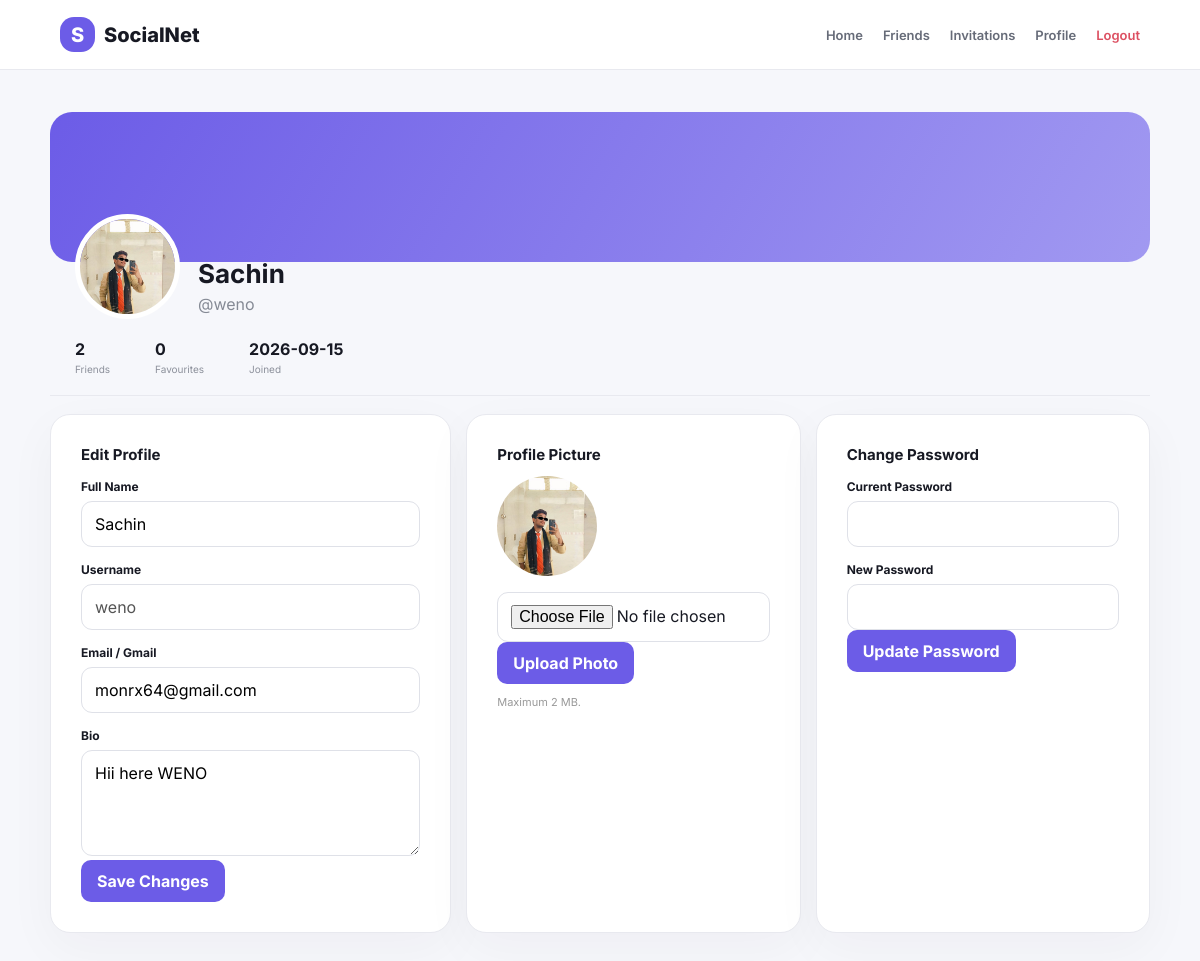
Screenshot of /profile (signed in) with the database file from the repository.
### tables this page shows
CREATE TABLE users (
    id INTEGER PRIMARY KEY AUTOINCREMENT,
    name TEXT NOT NULL,
    username TEXT NOT NULL COLLATE NOCASE UNIQUE,
    email TEXT NOT NULL COLLATE NOCASE UNIQUE,
    password_hash TEXT NOT NULL,
    bio TEXT DEFAULT '',
    profile_picture TEXT NOT NULL DEFAULT 'default-avatar.svg',
    is_blocked INTEGER NOT NULL DEFAULT 0,
    created_at TEXT NOT NULL DEFAULT CURRENT_TIMESTAMP
);

### app.py (the view)
@app.route("/profile")
@login_required
def profile():
    uid = session["user_id"]
    con = get_db()
    user = con.execute("SELECT * FROM users WHERE id=?", (uid,)).fetchone()
    friends_count = con.execute("SELECT COUNT(*) FROM friendships WHERE user_id=?", (uid,)).fetchone()[0]
    fav_count = con.execute("SELECT COUNT(*) FROM favourites WHERE user_id=?", (uid,)).fetchone()[0]
    con.close()
    return render_template("profile.html", user=user, friends_count=friends_count, fav_count=fav_count)

### app.py (called while the page is built)
def get_db():
    con = sqlite3.connect(DB_PATH)
    con.row_factory = sqlite3.Row
    con.execute("PRAGMA foreign_keys = ON")
    return con

def login_required(view):
    @wraps(view)
    def wrapped(*args, **kwargs):
        if "user_id" not in session:
            flash("Please log in to continue.", "error")
            return redirect(url_for("login"))
        return view(*args, **kwargs)
    return wrapped

@app.context_processor
def common_context():
    pending = 0
    if "user_id" in session:
        con = get_db()
        pending = con.execute(
            "SELECT COUNT(*) FROM friend_requests WHERE receiver_id=? AND status='pending'",
            (session["user_id"],)
        ).fetchone()[0]
        con.close()
    return {"pending_count": pending, "logged_in": "user_id" in session}

### templates/profile.html
{% extends "base.html" %}{% block title %}Profile · SocialNet{% endblock %}
{% block content %}<div class="wrap profile"><section class="cover"></section><section class="profile-head"><img src="{{ url_for('static',filename='uploads/'+user['profile_picture']) }}"><div><h1>{{ user['name'] }}</h1><p>@{{ user['username'] }}</p></div></section><div class="stats"><div><b>{{ friends_count }}</b><span>Friends</span></div><div><b>{{ fav_count }}</b><span>Favourites</span></div><div><b>{{ user['created_at'][:10] }}</b><span>Joined</span></div></div>
<div class="profile-grid"><section class="card panel"><h2>Edit Profile</h2><form method="post" action="{{ url_for('edit_profile') }}"><label>Full Name</label><input name="name" value="{{ user['name'] }}" required><label>Username</label><input value="{{ user['username'] }}" disabled><label>Email / Gmail</label><input name="email" type="email" value="{{ user['email'] }}" required><label>Bio</label><textarea name="bio" rows="4" placeholder="Tell people about yourself…">{{ user['bio'] }}</textarea><button class="btn primary">Save Changes</button></form></section>
<section class="card panel"><h2>Profile Picture</h2><img class="preview" src="{{ url_for('static',filename='uploads/'+user['profile_picture']) }}"><form method="post" enctype="multipart/form-data" action="{{ url_for('upload_photo') }}"><input type="file" name="profile_picture" accept=".png,.jpg,.jpeg,.gif,.webp" required><button class="btn primary">Upload Photo</button></form><p class="hint">Maximum 2 MB.</p></section>
<section class="card panel"><h2>Change Password</h2><form method="post" action="{{ url_for('change_password') }}"><label>Current Password</label><input name="old_password" type="password" required><label>New Password</label><input name="new_password" type="password" minlength="6" required><button class="btn primary">Update Password</button></form></section></div></div>{% endblock %}

### static/css/style.css (style rules this page uses)
* { box-sizing:border-box }
body { margin:0;background:#f6f7fb;color:#171923;font-family:Inter,Arial,sans-serif }
button,input,textarea { font:inherit }
input,textarea { width:100%;padding:12px 13px;border:1px solid #dfe1e8;border-radius:11px;background:#fff;outline:none }
label { display:block;font-size:12px;font-weight:700;margin:15px 0 7px }
.card { background:#fff;border:1px solid #e8e9ef;border-radius:20px;padding:30px;box-shadow:0 15px 50px #29243c0a }
.btn { border:0;border-radius:10px;padding:11px 16px;cursor:pointer;font-weight:700;display:inline-block }
.primary { background:#6c5ce7;color:#fff }
.hint { font-size:11px;color:#999 }
.wrap,.admin-wrap { max-width:1150px;margin:auto;padding:42px 25px }
.profile .cover { height:150px;border-radius:22px;background:linear-gradient(120deg,#6c5ce7,#a199f1) }
.profile-head { display:flex;align-items:end;gap:18px;padding:0 25px;margin-top:-48px }
.profile-head>img { width:105px;height:105px;border:5px solid #fff;border-radius:50%;object-fit:cover }
.profile-head h1 { margin:0;font-size:26px }
.profile-head p { margin:5px 0;color:#858a95 }
.stats { display:flex;gap:45px;padding:20px 25px;border-bottom:1px solid #e8e9ef }
.stats b,.stats span { display:block }
.stats span { font-size:10px;color:#8c909b;margin-top:4px }
.profile-grid { display:grid;grid-template-columns:1.2fr 1fr 1fr;gap:15px;margin-top:18px }
.panel h2 { font-size:15px;margin:0 0 12px }
.preview { width:100px;height:100px;border-radius:50%;object-fit:cover;margin-bottom:12px }
textarea { resize:vertical }

### rows the page displays
users: profile_picture (picture), name "Sachin", username "weno", created_at "2026-09-15", email "monrx64@gmail.com", bio "Hii here WENO"

### other values shown
{{ friends_count }} "2"
{{ fav_count }} "0"
